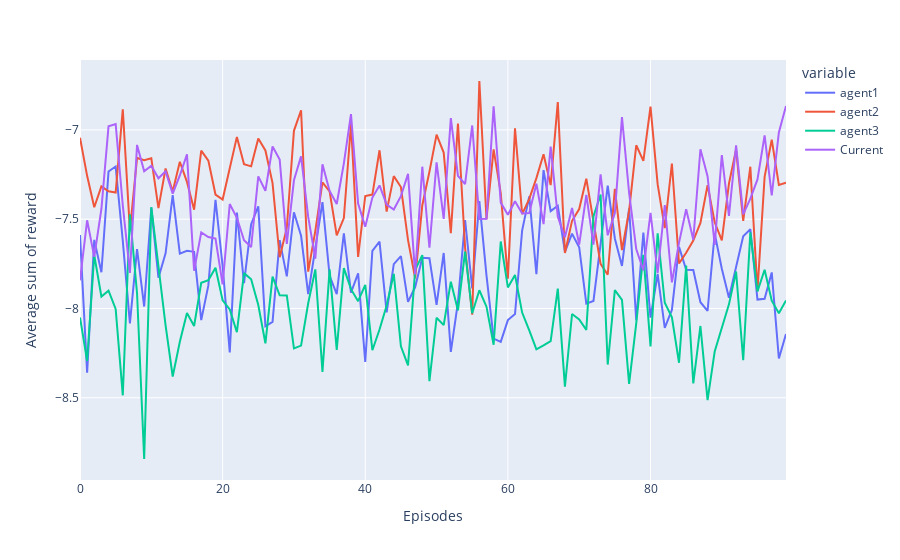

Source (notebook cell):
### Code cell
fug = px.line(data_eps, y=['agent1', 'agent2', 'agent3', 'Current'])
fug.update_layout(xaxis_title = 'Episodes', yaxis_title = 'Average sum of reward')
fug.show()
